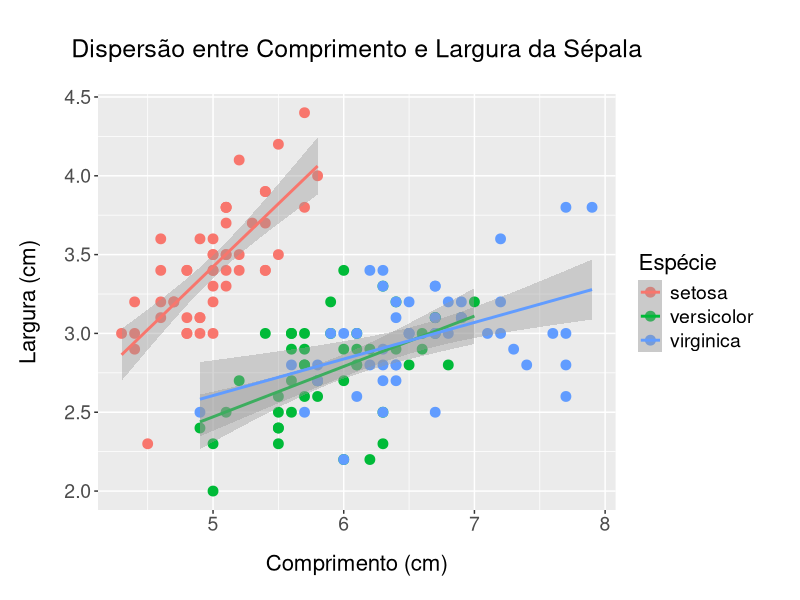

R code for this plot:
## ---- chunk 1
knitr::opts_chunk$set(echo = TRUE, warning = TRUE, message = TRUE, results=TRUE, fig.cap=TRUE)
#opções que podem ser utilizadas nos chunks. 
#Echo é para mostrar o código no pdf renderizado, 
#warning para mostrar caso o programa solte avisos com os codigos utilizados, 
#message para mostrar caso o programa solte mensagens com os codigos,
#ressults para mostrar o resultado do codigo utilizado
#fig.cap para mostrar uma legenda acima do gráfico
## ---- chunk 2
Sys.setlocale(category = "LC_ALL", locale = "Portuguese_Brazil.1252") # Define a localidade para português do Brasil
## ---- chunk 3
library(ggplot2)
library(readxl)
library(dplyr)
library(xtable)
library(stringr)
library(stringi)

## ---- chunk 4

DadosExemplo = iris

#xtable(head(DadosExemplo))
## ---- chunk 5
ggplot(DadosExemplo,aes(x=Sepal.Length,y=Sepal.Width, colour=Species))+
  ggtitle("Dispersão entre Comprimento e Largura da Sépala")+
  geom_point(size=3)+
  labs(x="Comprimento (cm)",y="Largura (cm)")+
  geom_smooth(method=lm)+
  labs(colour = "Espécie")+
   theme(plot.title = element_text(hjust = 0.5,
                                  margin = margin(b = 22), size=18),
        axis.text = element_text(size = 14),
        axis.title = element_text(size = 16),
        legend.title =  element_text(size = 16),
        legend.text =  element_text(size = 14),
        axis.title.y = element_text(vjust = +5), 
        axis.title.x = element_text(vjust = -2),
        plot.margin = unit(c(1,1,1,1),"cm"))
